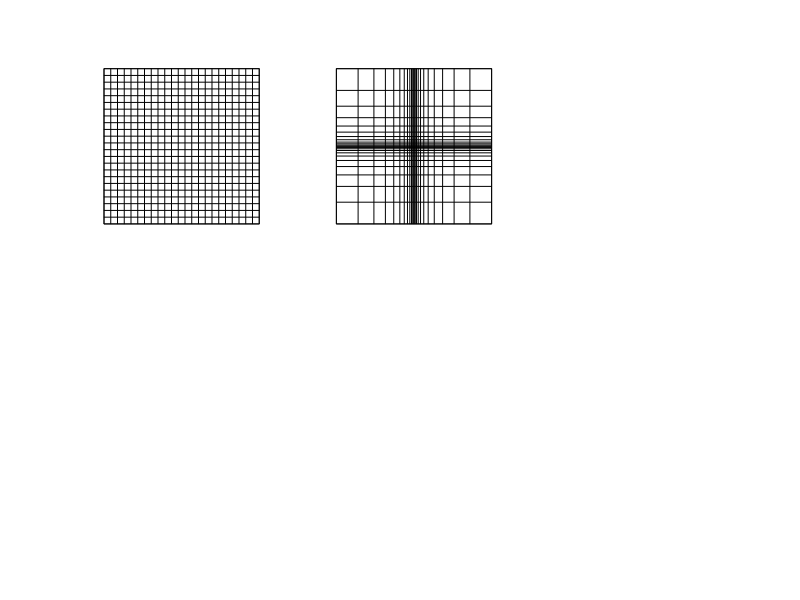

Reproduce this figure in MATLAB.
n = 12;
L = 12;
%X=((-n+1-1:n+1)-1/2)';
X=((-n+1:n)-1/2)';
e=1/pi;
Y = (X(end)/(e*(exp(e*X(end))-1))) * e * sign(X).*(exp(e*abs(X)) - 1);
%X = X(2:end-1);
%Y = Y(2:end-1);

clf
subplot(2,3,2)
line(L*[-ones(1,2*n); ones(1,2*n)],[Y'; Y'],'color',[0 0 0])
line([Y'; Y'], L*[-ones(1,2*n); ones(1,2*n)],'color',[0 0 0])
set(gca,'xtick',[])
set(gca,'ytick',[])
axis square
axis tight
axis([Y(1) Y(end) Y(1) Y(end)])
set(gca,'box','on')
subplot(2,3,1)
line(L*[-ones(1,2*n); ones(1,2*n)],[X'; X'],'color',[0 0 0])
line([X'; X'], L*[-ones(1,2*n); ones(1,2*n)],'color',[0 0 0])
set(gca,'box','on')
set(gca,'xtick',[])
set(gca,'ytick',[])
axis square
axis tight
axis([X(1) X(end) X(1) X(end)])

print -deps ../../img_vargrid.eps

